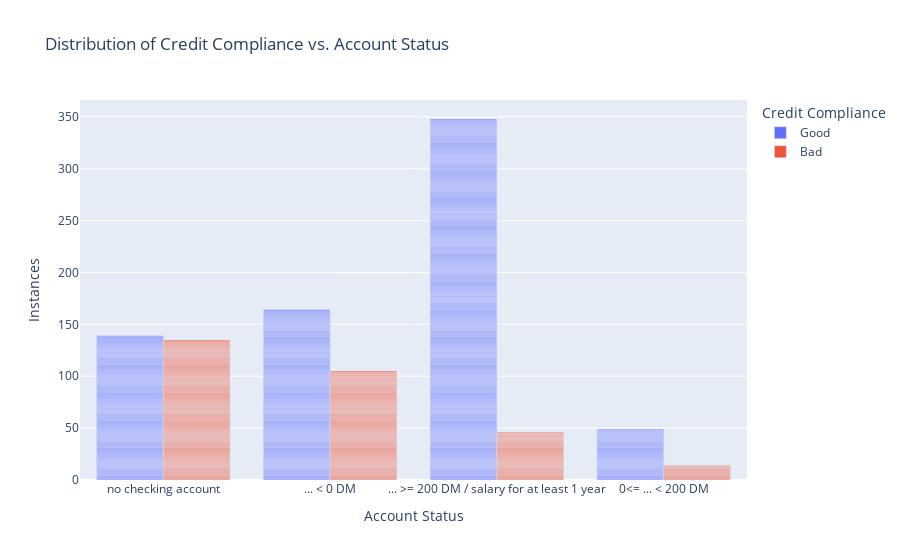

The notebook cell saved with this chart:
### Markdown cell above
Comparing the distribution of both classes of credit completation against duration of the credit contract we find:
- the average duration of credit contracts that weren't completed is 6 months longer than those that were completed
- the interquartile range of the completed contracts is 12 months while those that weren't completed is 24 months
- the 3rd quartile of good credits is 24 months and 36 months for bad credits
- it appears that customers with longer contracts have a higher chance of defaulting on their credit

### Code cell
px.bar(df_viz, x='Account Status', title='Distribution of Credit Compliance vs. Account Status', color='Credit Compliance', barmode='group', labels={'count': 'Instances'})

### Figure 1 — Plotly figure (JSON) as saved in the notebook; plotly's stock layout.template omitted (floating-point values rounded to 4 significant figures; data arrays with more than 128 entries replaced by an {"elided": "..."} marker saying what was removed)
{"data": [{"alignmentgroup": "True", "hovertemplate": "Credit Compliance=Good<br>Account Status=%{x}<br>Instances=%{y}<extra></extra>", "legendgroup": "Good", "marker": {"color": "#636efa", "pattern": {"shape": ""}}, "name": "Good", "offsetgroup": "Good", "orientation": "v", "showlegend": true, "textposition": "auto", "type": "bar", "x": {"elided": "700 str values"}, "xaxis": "x", "y": {"elided": "700 int values"}, "yaxis": "y"}, {"alignmentgroup": "True", "hovertemplate": "Credit Compliance=Bad<br>Account Status=%{x}<br>Instances=%{y}<extra></extra>", "legendgroup": "Bad", "marker": {"color": "#EF553B", "pattern": {"shape": ""}}, "name": "Bad", "offsetgroup": "Bad", "orientation": "v", "showlegend": true, "textposition": "auto", "type": "bar", "x": {"elided": "300 str values"}, "xaxis": "x", "y": {"elided": "300 int values"}, "yaxis": "y"}], "layout": {"barmode": "group", "legend": {"title": {"text": "Credit Compliance"}, "tracegroupgap": 0}, "title": {"text": "Distribution of Credit Compliance vs. Account Status"}, "xaxis": {"anchor": "y", "domain": [0, 1], "title": {"text": "Account Status"}}, "yaxis": {"anchor": "x", "domain": [0, 1], "title": {"text": "Instances"}}}}
